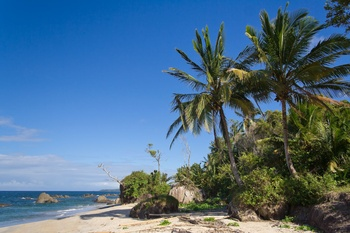
#> input picture data/beach.jpg, 350 x 233 px, given in place of beach.png, which was not available
$ jupyter execute --allow-errors 'opencv python tutorials 2.1 - image processing.ipynb'   (shell and % lines are left out)   (Python 2 division)   (text cells are left out)
#> lines starting #> are read from the running program, lines starting #| are printed output that depends on the picture; after the words box and inside, x2 and y2 are one past the last pixel; in counts of white or black regions, pixels touching at a corner belong together; pictures that were not available may be replaced by others from this repository, and a replacement may not be noted
[cell 1]
import cv2
import numpy as np
import matplotlib.pyplot as plt

from IPython.html import widgets

[cell 2]
rose = cv2.imread("public-images/blue_rose.jpg")
#> (the rest of this cell did not finish here and is left out)

[cell 3]
## by program,e .g., red
## after get the hsv, use (h-10, 100, 100) (h+10, 255, 255) as ranges for
## cv2.inRange
cv2.cvtColor(np.uint8([[[255, 0, 0]]]), cv2.COLOR_RGB2HSV) # note it must be a 3D matrix
## by tools like gimp

[cell 4]
## translate
beach = cv2.imread("data/images/beach.png")[:,:,::-1]
translated_beach = cv2.warpAffine(beach, np.array([[1, 0, 50], [0., 1., -100]]), (beach.shape[1], beach.shape[0]))
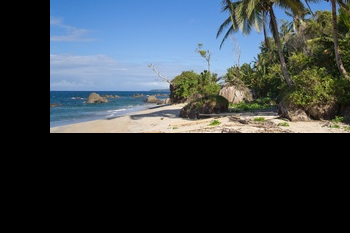
#> translated_beach: shape (233, 350, 3); mean R, G, B 54.9, 64, 69.9
plt.imshow(translated_beach)
#> (this line was passed over: IPython is not available in this run)

[cell 5]
## rotate
H, W = beach.shape[:-1]
#> H = 233; W = 350
rot_mat = cv2.getRotationMatrix2D((W/2, H/2), 90, 0.5)
rotated_beach = cv2.warpAffine(beach, rot_mat, (W, H))
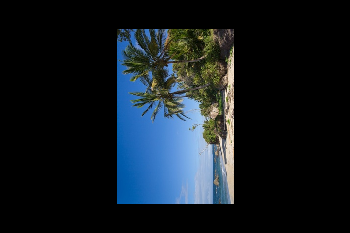
#> rotated_beach: shape (233, 350, 3); mean R, G, B 19.8, 27.7, 34.1
plt.imshow(rotated_beach)
#> (this line was passed over: IPython is not available in this run)

[cell 6]
## resize - most of time it makes sense to maintain height/width ratio
H, W = beach.shape[:-1]
resized_beach = cv2.resize(beach, (W*2, H*2))
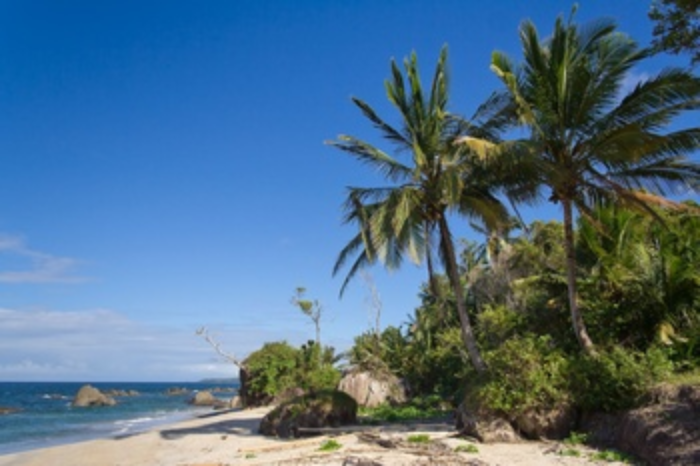
#> resized_beach: shape (466, 700, 3); mean R, G, B 78.6, 110.3, 136
plt.imshow(resized_beach)
#> (this line was passed over: IPython is not available in this run)

[cell 7]
sudoku = cv2.imread("public-images/sudoku.jpg")[:,:,::-1]
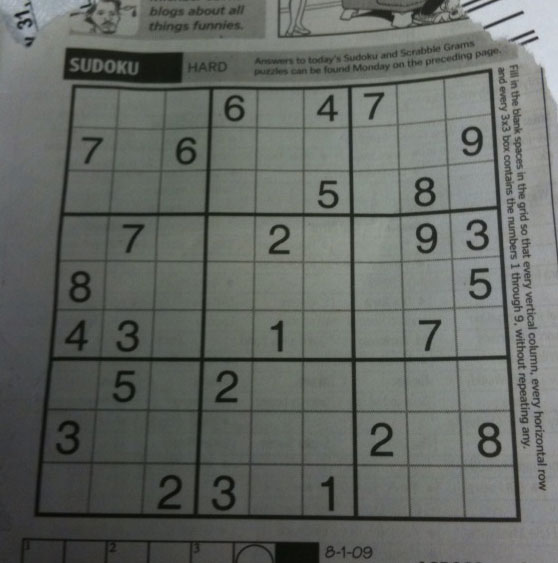
#> input picture notebooks/public-images/sudoku.jpg, 558 x 563 px

## captured by GIMP - they must be float !!
original_xys = np.float32([[73, 85], [489, 69], [34, 514], [519, 518]])
mapped_xys = np.float32([[0, 0], [500, 0], [0, 500], [500, 500]])

## use perspective transformation
M = cv2.getPerspectiveTransform(original_xys, mapped_xys)
perspective_trans = cv2.warpPerspective(sudoku, M, (500, 500))
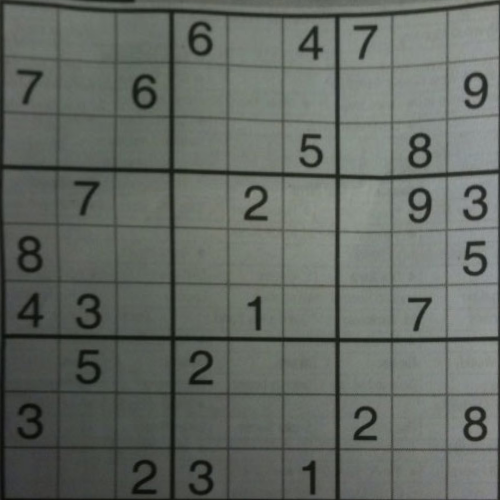
#> perspective_trans: shape (500, 500, 3); mean R, G, B 99.7, 104.9, 98.9

## use affine transformation
M = cv2.getAffineTransform(original_xys[:-1, :], mapped_xys[:-1, :])
affine_trans = cv2.warpAffine(sudoku, M, (500, 500))
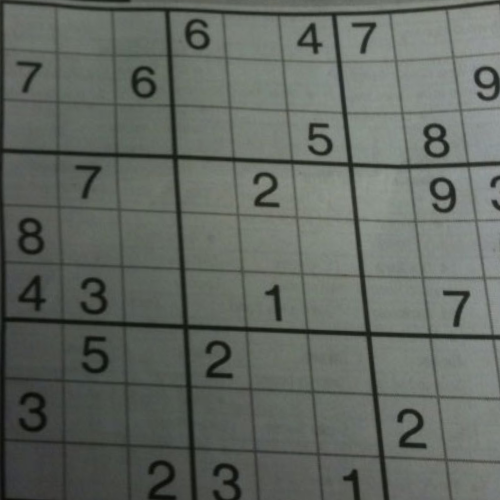
#> affine_trans: shape (500, 500, 3); mean R, G, B 97.7, 103, 96.8


#> (the rest of this cell did not finish here and is left out)

[cell 8]
## cv2.threshold performs global thresholding
## (a single value for whole image)
## cv2.adaptiveThreshold can be either mean-based or gaussian-based
## which uses different thersholding for different regions
sudoku_gray = cv2.cvtColor(sudoku, cv2.COLOR_RGB2GRAY)
thr, global_thres = cv2.threshold(sudoku_gray, 127, 255,
                                  cv2.THRESH_OTSU)
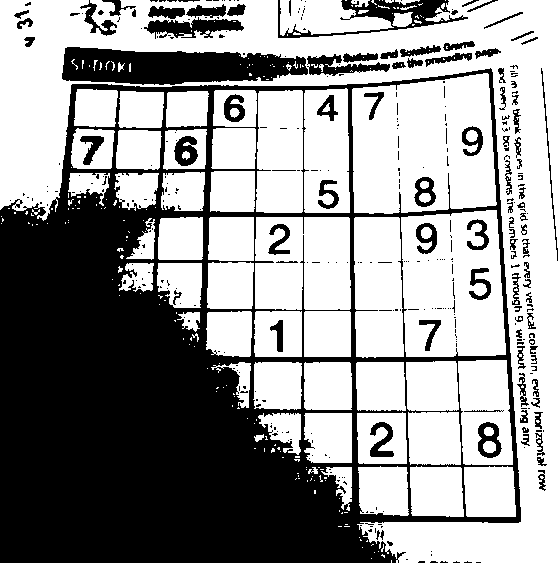
#> global_thres: shape (563, 558); 59% white; 359 black regions (263 under 20 px), largest, box (x1, y1, x2, y2) and area: (0, 68, 521, 563) 105703, (62, 47, 308, 85) 6806, (278, 0, 468, 38) 2033
#> thr = 97
print thr
#| 97.0
adaptive_mean = cv2.adaptiveThreshold(sudoku_gray, 255,
                        cv2.ADAPTIVE_THRESH_MEAN_C, cv2.THRESH_BINARY,
                        7, 6)
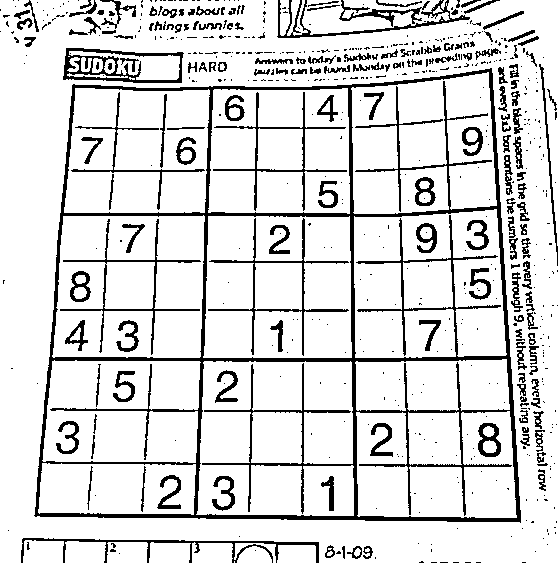
#> adaptive_mean: shape (563, 558); 85.9% white; 633 black regions (465 under 20 px), largest, box (x1, y1, x2, y2) and area: (34, 68, 521, 523) 18835, (63, 48, 184, 83) 1409, (21, 538, 319, 563) 1238
adaptive_gauss = cv2.adaptiveThreshold(sudoku_gray, 255,
                        cv2.ADAPTIVE_THRESH_GAUSSIAN_C, cv2.THRESH_BINARY,
                        11, 6)
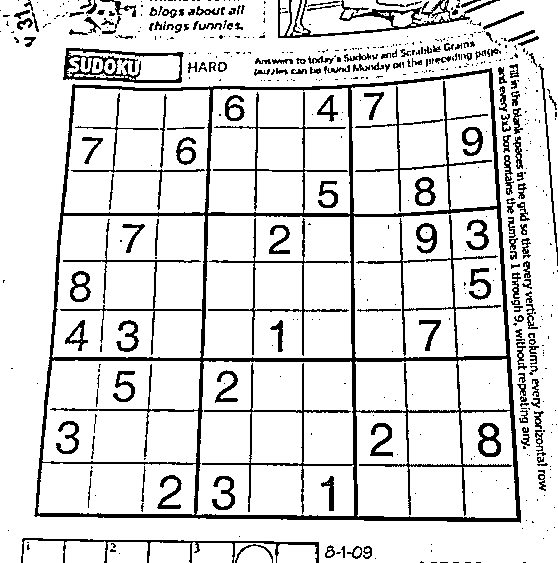
#> adaptive_gauss: shape (563, 558); 86.5% white; 553 black regions (376 under 20 px), largest, box (x1, y1, x2, y2) and area: (34, 68, 521, 523) 20343, (278, 0, 500, 38) 1632, (63, 48, 184, 83) 1383
#> the sliders are set to img = <module 'IPython.html.widgets., method_f = {'blur': <function cv2_old.<lo, block_size = 11

#> (the rest of this cell did not finish here and is left out)

[cell 9]
def show_bluring(img, method_f, block_size):
#> called with block_size = 11
    plt.imshow(sudoku)
#> (this line was passed over: IPython is not available in this run)
    plt.figure()
#> (this line was passed over: IPython is not available in this run)
